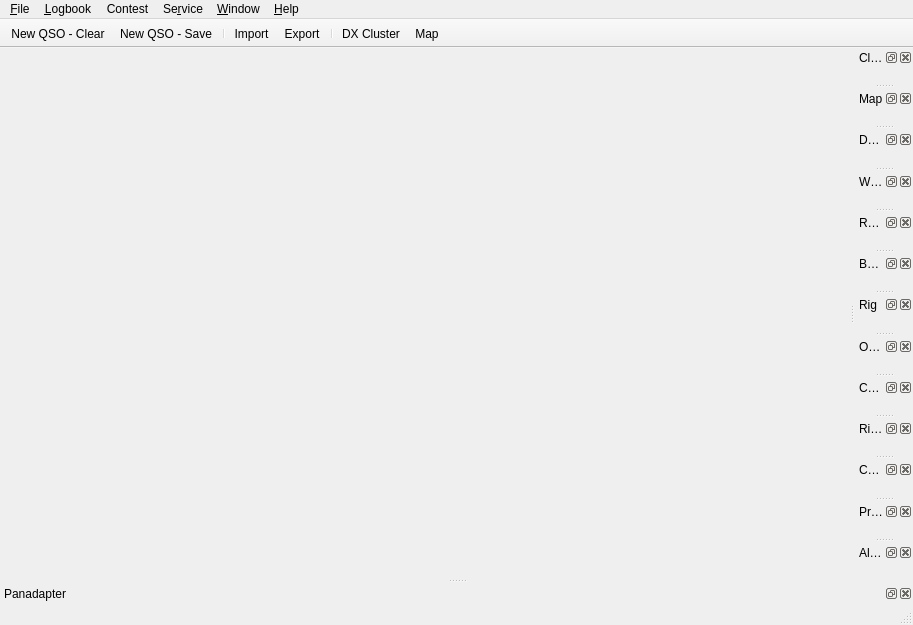
 <widget class="QMainWindow" name="MainWindow">
  <property name="geometry">
   <rect>
    <x>0</x>
    <y>0</y>
    <width>913</width>
    <height>625</height>
   </rect>
  </property>
  <property name="windowTitle">
   <string/>
  </property>
  <property name="dockOptions">
   <set>QMainWindow::AllowNestedDocks|QMainWindow::AllowTabbedDocks|QMainWindow::AnimatedDocks|QMainWindow::GroupedDragging</set>
  </property>
  <widget class="QWidget" name="centralWidget">
   <layout class="QVBoxLayout" name="verticalLayout">
    <property name="bottomMargin">
     <number>0</number>
    </property>
    <item>
     <widget class="LogbookWidget" name="logbookWidget" native="true">
      <property name="sizePolicy">
       <sizepolicy hsizetype="Preferred" vsizetype="Expanding">
        <horstretch>0</horstretch>
        <verstretch>0</verstretch>
       </sizepolicy>
      </property>
     </widget>
    </item>
    <item>
     <widget class="NewContactWidget" name="newContactWidget" native="true">
      <property name="sizePolicy">
       <sizepolicy hsizetype="Preferred" vsizetype="Maximum">
        <horstretch>0</horstretch>
        <verstretch>0</verstretch>
       </sizepolicy>
      </property>
      <property name="focusPolicy">
       <enum>Qt::ClickFocus</enum>
      </property>
     </widget>
    </item>
   </layout>
  </widget>
  <widget class="QMenuBar" name="menuBar">
   <property name="geometry">
    <rect>
     <x>0</x>
     <y>0</y>
     <width>913</width>
     <height>25</height>
    </rect>
   </property>
   <widget class="QMenu" name="menuFile">
    <property name="title">
     <string>&amp;File</string>
    </property>
    <addaction name="actionSettings"/>
    <addaction name="separator"/>
    <addaction name="actionDumpDB"/>
    <addaction name="actionLoadDB"/>
    <addaction name="separator"/>
    <addaction name="actionQuit"/>
   </widget>
   <widget class="QMenu" name="menuLogbook">
    <property name="title">
     <string>&amp;Logbook</string>
    </property>
    <addaction name="actionQSOFilters"/>
    <addaction name="actionManualContact"/>
    <addaction name="separator"/>
    <addaction name="actionImport"/>
    <addaction name="actionExport"/>
    <addaction name="separator"/>
    <addaction name="actionAwards"/>
    <addaction name="actionDXCCSubmission"/>
    <addaction name="actionStatistics"/>
    <addaction name="separator"/>
    <addaction name="actionQSLGallery"/>
    <addaction name="actionPrintQslLabels"/>
   </widget>
   <widget class="QMenu" name="menuHelp">
    <property name="title">
     <string>&amp;Help</string>
    </property>
    <addaction name="actionWikiHelp"/>
    <addaction name="actionReportBug"/>
    <addaction name="actionDiscussionList"/>
    <addaction name="separator"/>
    <addaction name="actionWhatsNew"/>
    <addaction name="separator"/>
    <addaction name="actionDeveloperTools"/>
    <addaction name="actionAbout"/>
   </widget>
   <widget class="QMenu" name="menuWindow">
    <property name="title">
     <string>&amp;Window</string>
    </property>
    <addaction name="actionAlerts"/>
    <addaction name="actionBandmap"/>
    <addaction name="actionClock"/>
    <addaction name="actionChat"/>
    <addaction name="actionCWConsole"/>
    <addaction name="actionRigPanel"/>
    <addaction name="actionPanadapter"/>
    <addaction name="actionDXClusterWindow"/>
    <addaction name="actionMapWindow"/>
    <addaction name="actionProfileImage"/>
    <addaction name="actionOnlineMap"/>
    <addaction name="actionRig"/>
    <addaction name="actionRotator"/>
    <addaction name="actionWsjtx"/>
   </widget>
   <widget class="QMenu" name="menuServices">
    <property name="title">
     <string>Se&amp;rvice</string>
    </property>
    <addaction name="actionServiceUpload"/>
    <addaction name="actionServiceDownload"/>
    <addaction name="separator"/>
    <addaction name="actionServiceDownloadLotwDXCCCredits"/>
   </widget>
   <widget class="QMenu" name="menuContest">
    <property name="title">
     <string>Contest</string>
    </property>
    <widget class="QMenu" name="menuDupeCheck">
     <property name="title">
      <string>Dupe Check</string>
     </property>
     <addaction name="actionDupeAllBands"/>
     <addaction name="actionDupeEachBand"/>
     <addaction name="actionDupeEachBandMode"/>
     <addaction name="actionDupeNoCheck"/>
    </widget>
    <widget class="QMenu" name="menuSequence">
     <property name="title">
      <string>Sequence</string>
     </property>
     <addaction name="actionSeqSingle"/>
     <addaction name="actionSeqPerBand"/>
     <addaction name="separator"/>
     <addaction name="actionSeqReset"/>
    </widget>
    <widget class="QMenu" name="menuLinkExchange">
     <property name="title">
      <string>Linking Exchange With</string>
     </property>
     <addaction name="actionLinkExchangeNone"/>
     <addaction name="separator"/>
    </widget>
    <addaction name="menuDupeCheck"/>
    <addaction name="menuSequence"/>
    <addaction name="menuLinkExchange"/>
    <addaction name="separator"/>
    <addaction name="actionContestStop"/>
    <addaction name="separator"/>
    <addaction name="actionExportCabrillo"/>
   </widget>
   <addaction name="menuFile"/>
   <addaction name="menuLogbook"/>
   <addaction name="menuContest"/>
   <addaction name="menuServices"/>
   <addaction name="menuWindow"/>
   <addaction name="menuHelp"/>
  </widget>
  <widget class="QStatusBar" name="statusBar"/>
  <widget class="QToolBar" name="toolBar">
   <property name="enabled">
    <bool>true</bool>
   </property>
   <property name="windowTitle">
    <string>Toolbar</string>
   </property>
   <property name="movable">
    <bool>false</bool>
   </property>
   <property name="toolButtonStyle">
    <enum>Qt::ToolButtonIconOnly</enum>
   </property>
   <property name="floatable">
    <bool>false</bool>
   </property>
   <attribute name="toolBarArea">
    <enum>TopToolBarArea</enum>
   </attribute>
   <attribute name="toolBarBreak">
    <bool>false</bool>
   </attribute>
   <addaction name="actionNewContact"/>
   <addaction name="actionSaveContact"/>
   <addaction name="separator"/>
   <addaction name="actionImport"/>
   <addaction name="actionExport"/>
   <addaction name="separator"/>
   <addaction name="actionDXClusterWindow"/>
   <addaction name="actionMapWindow"/>
  </widget>
  <widget class="QDockWidget" name="clockDockWidget">
   <property name="windowTitle">
    <string>Clock</string>
   </property>
   <attribute name="dockWidgetArea">
    <number>2</number>
   </attribute>
   <widget class="ClockWidget" name="clockWidget"/>
  </widget>
  <widget class="QDockWidget" name="mapDockWidget">
   <property name="windowTitle">
    <string>Map</string>
   </property>
   <attribute name="dockWidgetArea">
    <number>2</number>
   </attribute>
   <widget class="MapWidget" name="mapWidget">
    <property name="focusPolicy">
     <enum>Qt::ClickFocus</enum>
    </property>
   </widget>
  </widget>
  <widget class="QDockWidget" name="dxDockWidget">
   <property name="windowTitle">
    <string>DX Cluster</string>
   </property>
   <attribute name="dockWidgetArea">
    <number>2</number>
   </attribute>
   <widget class="DxWidget" name="dxWidget"/>
  </widget>
  <widget class="QDockWidget" name="wsjtxDockWidget">
   <property name="windowTitle">
    <string>WSJTX</string>
   </property>
   <attribute name="dockWidgetArea">
    <number>2</number>
   </attribute>
   <widget class="WsjtxWidget" name="wsjtxWidget"/>
  </widget>
  <widget class="QDockWidget" name="rotatorDockWidget">
   <property name="windowTitle">
    <string>Rotator</string>
   </property>
   <attribute name="dockWidgetArea">
    <number>2</number>
   </attribute>
   <widget class="RotatorWidget" name="rotatorWidget"/>
  </widget>
  <widget class="QDockWidget" name="bandmapDockWidget">
   <property name="windowTitle">
    <string>Bandmap</string>
   </property>
   <attribute name="dockWidgetArea">
    <number>2</number>
   </attribute>
   <widget class="BandmapWidget" name="bandmapWidget"/>
  </widget>
  <widget class="QDockWidget" name="rigDockWidget">
   <property name="windowTitle">
    <string>Rig</string>
   </property>
   <attribute name="dockWidgetArea">
    <number>2</number>
   </attribute>
   <widget class="RigWidget" name="rigWidget"/>
  </widget>
  <widget class="QDockWidget" name="onlineMapDockWidget">
   <property name="windowTitle">
    <string>Online Map</string>
   </property>
   <attribute name="dockWidgetArea">
    <number>2</number>
   </attribute>
   <widget class="OnlineMapWidget" name="onlineMapWidget"/>
  </widget>
  <widget class="QDockWidget" name="cwConsoleDockWidget">
   <property name="windowTitle">
    <string>CW Console</string>
   </property>
   <attribute name="dockWidgetArea">
    <number>2</number>
   </attribute>
   <widget class="CWConsoleWidget" name="cwconsoleWidget"/>
  </widget>
  <widget class="QDockWidget" name="rigPanelDockWidget">
   <property name="windowTitle">
    <string>Rig Panel</string>
   </property>
   <attribute name="dockWidgetArea">
    <number>2</number>
   </attribute>
   <widget class="RigPanelWidget" name="rigpanelWidget"/>
  </widget>
  <widget class="QDockWidget" name="panadapterDockWidget">
   <property name="windowTitle">
    <string>Panadapter</string>
   </property>
   <attribute name="dockWidgetArea">
    <number>8</number>
   </attribute>
   <widget class="PanadapterWidget" name="panadapterWidget"/>
  </widget>
  <widget class="QDockWidget" name="chatDockWidget">
   <property name="windowTitle">
    <string>Chat</string>
   </property>
   <attribute name="dockWidgetArea">
    <number>2</number>
   </attribute>
   <widget class="ChatWidget" name="chatWidget"/>
  </widget>
  <widget class="QDockWidget" name="profileImageDockWidget">
   <property name="windowTitle">
    <string>Profile Image</string>
   </property>
   <attribute name="dockWidgetArea">
    <number>2</number>
   </attribute>
   <widget class="ProfileImageWidget" name="profileImageWidget"/>
  </widget>
  <widget class="QDockWidget" name="alertDockWidget">
   <property name="windowTitle">
    <string>Alerts</string>
   </property>
   <attribute name="dockWidgetArea">
    <number>2</number>
   </attribute>
   <widget class="AlertWidget" name="alertsWidget"/>
  </widget>
  <action name="actionQuit">
   <property name="icon">
    <iconset theme="application-exit">
     <normaloff>.</normaloff>.</iconset>
   </property>
   <property name="text">
    <string>Quit</string>
   </property>
   <property name="toolTip">
    <string>Application - Quit</string>
   </property>
   <property name="shortcut">
    <string notr="true">Ctrl+Q</string>
   </property>
   <property name="menuRole">
    <enum>QAction::QuitRole</enum>
   </property>
   <property name="changeableshortcut" stdset="0">
    <bool>true</bool>
   </property>
  </action>
  <action name="actionSettings">
   <property name="icon">
    <iconset theme="document-properties">
     <normaloff>.</normaloff>.</iconset>
   </property>
   <property name="text">
    <string>&amp;Settings</string>
   </property>
   <property name="menuRole">
    <enum>QAction::PreferencesRole</enum>
   </property>
  </action>
  <action name="actionDumpDB">
   <property name="text">
    <string>Pack Data &amp;&amp; Settings</string>
   </property>
   <property name="menuRole">
    <enum>QAction::NoRole</enum>
   </property>
  </action>
  <action name="actionLoadDB">
   <property name="text">
    <string>Unpack Data &amp;&amp; Settings</string>
   </property>
   <property name="menuRole">
    <enum>QAction::NoRole</enum>
   </property>
  </action>
  <action name="actionNewContact">
   <property name="icon">
    <iconset theme="document-new">
     <normaloff>.</normaloff>.</iconset>
   </property>
   <property name="text">
    <string>New QSO - Clear</string>
   </property>
   <property name="toolTip">
    <string>New QSO - Clear</string>
   </property>
   <property name="shortcut">
    <string notr="true">Ctrl+N</string>
   </property>
   <property name="changeableshortcut" stdset="0">
    <bool>true</bool>
   </property>
  </action>
  <action name="actionImport">
   <property name="icon">
    <iconset theme="document-import">
     <normaloff>.</normaloff>.</iconset>
   </property>
   <property name="text">
    <string>&amp;Import</string>
   </property>
   <property name="menuRole">
    <enum>QAction::NoRole</enum>
   </property>
  </action>
  <action name="actionExport">
   <property name="icon">
    <iconset theme="document-export">
     <normaloff>.</normaloff>.</iconset>
   </property>
   <property name="text">
    <string>&amp;Export</string>
   </property>
   <property name="menuRole">
    <enum>QAction::NoRole</enum>
   </property>
  </action>
  <action name="actionConnectRig">
   <property name="checkable">
    <bool>true</bool>
   </property>
   <property name="icon">
    <iconset resource="../res/icons/icons.qrc">
     <normaloff>:/icons/power.svg</normaloff>:/icons/power.svg</iconset>
   </property>
   <property name="text">
    <string>Connect R&amp;ig</string>
   </property>
   <property name="shortcut">
    <string notr="true"/>
   </property>
   <property name="menuRole">
    <enum>QAction::NoRole</enum>
   </property>
  </action>
  <action name="actionAbout">
   <property name="icon">
    <iconset theme="help-about">
     <normaloff>.</normaloff>.</iconset>
   </property>
   <property name="text">
    <string>&amp;About</string>
   </property>
   <property name="menuRole">
    <enum>QAction::AboutRole</enum>
   </property>
  </action>
  <action name="actionSaveContact">
   <property name="icon">
    <iconset theme="document-save">
     <normaloff>.</normaloff>.</iconset>
   </property>
   <property name="text">
    <string>New QSO - Save</string>
   </property>
   <property name="toolTip">
    <string>New QSO - Save</string>
   </property>
   <property name="shortcut">
    <string notr="true">Ctrl+S</string>
   </property>
   <property name="changeableshortcut" stdset="0">
    <bool>true</bool>
   </property>
  </action>
  <action name="actionDXClusterWindow">
   <property name="icon">
    <iconset theme="object-rows">
     <normaloff>:/res/icons/network-wireless.png</normaloff>:/res/icons/network-wireless.png</iconset>
   </property>
   <property name="text">
    <string>DX Cluster</string>
   </property>
   <property name="menuRole">
    <enum>QAction::NoRole</enum>
   </property>
  </action>
  <action name="actionMapWindow">
   <property name="icon">
    <iconset theme="globe">
     <normaloff>:/res/icons/emblem-web.png</normaloff>:/res/icons/emblem-web.png</iconset>
   </property>
   <property name="text">
    <string>Map</string>
   </property>
   <property name="menuRole">
    <enum>QAction::NoRole</enum>
   </property>
  </action>
  <action name="actionStatistics">
   <property name="icon">
    <iconset theme="x-office-spreadsheet">
     <normaloff>.</normaloff>.</iconset>
   </property>
   <property name="text">
    <string>S&amp;tatistics</string>
   </property>
   <property name="menuRole">
    <enum>QAction::NoRole</enum>
   </property>
  </action>
  <action name="actionQSLGallery">
   <property name="text">
    <string>QSL &amp;Gallery</string>
   </property>
   <property name="menuRole">
    <enum>QAction::NoRole</enum>
   </property>
  </action>
  <action name="actionDeveloperTools">
   <property name="icon">
    <iconset theme="applications-science">
     <normaloff>.</normaloff>.</iconset>
   </property>
   <property name="text">
    <string>Developer Tools</string>
   </property>
   <property name="toolTip">
    <string>Run custom read-only SQL queries against the logbook database</string>
   </property>
   <property name="menuRole">
    <enum>QAction::NoRole</enum>
   </property>
  </action>
  <action name="actionPrintQslLabels">
   <property name="icon">
    <iconset theme="document-print">
     <normaloff>.</normaloff>.</iconset>
   </property>
   <property name="text">
    <string>Print QS&amp;L</string>
   </property>
   <property name="menuRole">
    <enum>QAction::NoRole</enum>
   </property>
  </action>
  <action name="actionWsjtx">
   <property name="text">
    <string>Wsjtx</string>
   </property>
   <property name="menuRole">
    <enum>QAction::NoRole</enum>
   </property>
  </action>
  <action name="actionConnectRotator">
   <property name="checkable">
    <bool>true</bool>
   </property>
   <property name="icon">
    <iconset resource="../res/icons/icons.qrc">
     <normaloff>:/icons/power.svg</normaloff>:/icons/power.svg</iconset>
   </property>
   <property name="text">
    <string>Connect R&amp;otator</string>
   </property>
   <property name="menuRole">
    <enum>QAction::NoRole</enum>
   </property>
  </action>
  <action name="actionRotator">
   <property name="text">
    <string>Rotator</string>
   </property>
   <property name="menuRole">
    <enum>QAction::NoRole</enum>
   </property>
  </action>
  <action name="actionBandmap">
   <property name="text">
    <string>Bandmap</string>
   </property>
   <property name="menuRole">
    <enum>QAction::NoRole</enum>
   </property>
  </action>
  <action name="actionRig">
   <property name="text">
    <string>Rig</string>
   </property>
   <property name="menuRole">
    <enum>QAction::NoRole</enum>
   </property>
  </action>
  <action name="actionClock">
   <property name="text">
    <string>Clock</string>
   </property>
   <property name="menuRole">
    <enum>QAction::NoRole</enum>
   </property>
  </action>
  <action name="actionQSOFilters">
   <property name="icon">
    <iconset resource="../res/icons/icons.qrc">
     <normaloff>:/icons/filter_list-24px.svg</normaloff>:/icons/filter_list-24px.svg</iconset>
   </property>
   <property name="text">
    <string>QSO &amp;Filters</string>
   </property>
   <property name="menuRole">
    <enum>QAction::NoRole</enum>
   </property>
  </action>
  <action name="actionOnlineMap">
   <property name="text">
    <string>Online Map</string>
   </property>
   <property name="menuRole">
    <enum>QAction::NoRole</enum>
   </property>
  </action>
  <action name="actionAwards">
   <property name="icon">
    <iconset theme="application-certificate">
     <normaloff>.</normaloff>.</iconset>
   </property>
   <property name="text">
    <string>&amp;Awards</string>
   </property>
   <property name="menuRole">
    <enum>QAction::NoRole</enum>
   </property>
  </action>
  <action name="actionDXCCSubmission">
   <property name="icon">
    <iconset theme="application-certificate">
     <normaloff>.</normaloff>.</iconset>
   </property>
   <property name="text">
    <string>DXCC &amp;Submission List</string>
   </property>
   <property name="toolTip">
    <string>Generate a list of contacts to submit for ARRL DXCC award credit</string>
   </property>
   <property name="menuRole">
    <enum>QAction::NoRole</enum>
   </property>
  </action>
  <action name="actionEditAlertRules">
   <property name="text">
    <string>Edit Rules</string>
   </property>
   <property name="menuRole">
    <enum>QAction::NoRole</enum>
   </property>
  </action>
  <action name="actionBeepSettingAlert">
   <property name="checkable">
    <bool>true</bool>
   </property>
   <property name="text">
    <string>Beep</string>
   </property>
  </action>
  <action name="actionConnectCWKeyer">
   <property name="checkable">
    <bool>true</bool>
   </property>
   <property name="icon">
    <iconset resource="../res/icons/icons.qrc">
     <normaloff>:/icons/power.svg</normaloff>:/icons/power.svg</iconset>
   </property>
   <property name="text">
    <string>Connect &amp;CW Keyer</string>
   </property>
  </action>
  <action name="actionPanadapter">
   <property name="text">
    <string>Panadapter</string>
   </property>
   <property name="menuRole">
    <enum>QAction::NoRole</enum>
   </property>
  </action>
  <action name="actionCWConsole">
   <property name="text">
    <string>CW Console</string>
   </property>
   <property name="menuRole">
    <enum>QAction::NoRole</enum>
   </property>
  </action>
  <action name="actionRigPanel">
   <property name="text">
    <string>Rig Panel</string>
   </property>
   <property name="menuRole">
    <enum>QAction::NoRole</enum>
   </property>
  </action>
  <action name="actionWikiHelp">
   <property name="icon">
    <iconset theme="help">
     <normaloff>.</normaloff>.</iconset>
   </property>
   <property name="text">
    <string>&amp;Wiki</string>
   </property>
   <property name="menuRole">
    <enum>QAction::NoRole</enum>
   </property>
  </action>
  <action name="actionReportBug">
   <property name="text">
    <string>Report &amp;Bug...</string>
   </property>
   <property name="menuRole">
    <enum>QAction::NoRole</enum>
   </property>
  </action>
  <action name="actionManualContact">
   <property name="checkable">
    <bool>true</bool>
   </property>
   <property name="text">
    <string>&amp;Manual Entry</string>
   </property>
   <property name="toolTip">
    <string>Switch New Contact dialog to the manually entry mode&lt;br/&gt;(time, freq, profiles etc. are not taken from their common sources)</string>
   </property>
   <property name="menuRole">
    <enum>QAction::NoRole</enum>
   </property>
  </action>
  <action name="actionDiscussionList">
   <property name="text">
    <string>Discussion...</string>
   </property>
   <property name="toolTip">
    <string>Discussion</string>
   </property>
   <property name="menuRole">
    <enum>QAction::NoRole</enum>
   </property>
  </action>
  <action name="actionActivitiesEdit">
   <property name="text">
    <string>Edit</string>
   </property>
  </action>
  <action name="actionChat">
   <property name="text">
    <string>Chat</string>
   </property>
   <property name="menuRole">
    <enum>QAction::NoRole</enum>
   </property>
  </action>
  <action name="actionSaveGeometry">
   <property name="text">
    <string>Save Arrangement</string>
   </property>
   <property name="toolTip">
    <string>Save Arrangement</string>
   </property>
   <property name="menuRole">
    <enum>QAction::NoRole</enum>
   </property>
  </action>
  <action name="actionEquipmentKeepOptions">
   <property name="checkable">
    <bool>true</bool>
   </property>
   <property name="text">
    <string>Keep Options</string>
   </property>
   <property name="toolTip">
    <string>Restore connection options after application restart</string>
   </property>
  </action>
  <action name="actionProfileImage">
   <property name="text">
    <string>Profile Image</string>
   </property>
   <property name="menuRole">
    <enum>QAction::NoRole</enum>
   </property>
  </action>
  <action name="actionSearchCallsign">
   <property name="enabled">
    <bool>true</bool>
   </property>
   <property name="text">
    <string>Logbook - Search Callsign</string>
   </property>
   <property name="shortcut">
    <string notr="true">Ctrl+F</string>
   </property>
   <property name="shortcutContext">
    <enum>Qt::ApplicationShortcut</enum>
   </property>
   <property name="menuRole">
    <enum>QAction::NoRole</enum>
   </property>
   <property name="changeableshortcut" stdset="0">
    <bool>true</bool>
   </property>
  </action>
  <action name="actionAddBandmapMark">
   <property name="text">
    <string>New QSO - Add text from Callsign field to Bandmap</string>
   </property>
   <property name="toolTip">
    <string>New QSO - Add text from Callsign field to Bandmap</string>
   </property>
   <property name="shortcut">
    <string notr="true">Ctrl+M</string>
   </property>
   <property name="shortcutContext">
    <enum>Qt::ApplicationShortcut</enum>
   </property>
   <property name="menuRole">
    <enum>QAction::NoRole</enum>
   </property>
   <property name="changeableshortcut" stdset="0">
    <bool>true</bool>
   </property>
  </action>
  <action name="actionBandSwitchDown">
   <property name="text">
    <string>Rig - Band Down</string>
   </property>
   <property name="shortcut">
    <string notr="true">Ctrl+PgDown</string>
   </property>
   <property name="shortcutContext">
    <enum>Qt::ApplicationShortcut</enum>
   </property>
   <property name="menuRole">
    <enum>QAction::NoRole</enum>
   </property>
   <property name="changeableshortcut" stdset="0">
    <bool>true</bool>
   </property>
  </action>
  <action name="actionBandSwitchUp">
   <property name="text">
    <string>Rig - Band Up</string>
   </property>
   <property name="shortcut">
    <string notr="true">Ctrl+PgUp</string>
   </property>
   <property name="shortcutContext">
    <enum>Qt::ApplicationShortcut</enum>
   </property>
   <property name="menuRole">
    <enum>QAction::NoRole</enum>
   </property>
   <property name="changeableshortcut" stdset="0">
    <bool>true</bool>
   </property>
  </action>
  <action name="actionUseNearestCallsign">
   <property name="text">
    <string>New QSO - Use Callsign from the Whisperer</string>
   </property>
   <property name="shortcut">
    <string notr="true">Alt+Return</string>
   </property>
   <property name="shortcutContext">
    <enum>Qt::ApplicationShortcut</enum>
   </property>
   <property name="menuRole">
    <enum>QAction::NoRole</enum>
   </property>
   <property name="changeableshortcut" stdset="0">
    <bool>true</bool>
   </property>
  </action>
  <action name="actionCWSpeedUp">
   <property name="text">
    <string>CW Console - Key Speed Up</string>
   </property>
   <property name="shortcut">
    <string notr="true">Alt+Up</string>
   </property>
   <property name="shortcutContext">
    <enum>Qt::ApplicationShortcut</enum>
   </property>
   <property name="menuRole">
    <enum>QAction::NoRole</enum>
   </property>
   <property name="changeableshortcut" stdset="0">
    <bool>true</bool>
   </property>
  </action>
  <action name="actionCWSpeedDown">
   <property name="text">
    <string>CW Console - Key Speed Down</string>
   </property>
   <property name="shortcut">
    <string notr="true">Alt+Down</string>
   </property>
   <property name="shortcutContext">
    <enum>Qt::ApplicationShortcut</enum>
   </property>
   <property name="menuRole">
    <enum>QAction::NoRole</enum>
   </property>
   <property name="changeableshortcut" stdset="0">
    <bool>true</bool>
   </property>
  </action>
  <action name="actionCWProfileUp">
   <property name="text">
    <string>CW Console - Profile Up</string>
   </property>
   <property name="shortcut">
    <string notr="true">Alt+Right</string>
   </property>
   <property name="shortcutContext">
    <enum>Qt::ApplicationShortcut</enum>
   </property>
   <property name="menuRole">
    <enum>QAction::NoRole</enum>
   </property>
   <property name="changeableshortcut" stdset="0">
    <bool>true</bool>
   </property>
  </action>
  <action name="actionCWProfileDown">
   <property name="text">
    <string>CW Console - Profile Down</string>
   </property>
   <property name="shortcut">
    <string notr="true">Alt+Left</string>
   </property>
   <property name="shortcutContext">
    <enum>Qt::ApplicationShortcut</enum>
   </property>
   <property name="menuRole">
    <enum>QAction::NoRole</enum>
   </property>
   <property name="changeableshortcut" stdset="0">
    <bool>true</bool>
   </property>
  </action>
  <action name="actionPTTOn">
   <property name="text">
    <string>Rig - PTT On/Off</string>
   </property>
   <property name="shortcut">
    <string notr="true">Alt+\</string>
   </property>
   <property name="shortcutContext">
    <enum>Qt::ApplicationShortcut</enum>
   </property>
   <property name="autoRepeat">
    <bool>false</bool>
   </property>
   <property name="menuRole">
    <enum>QAction::NoRole</enum>
   </property>
   <property name="changeableshortcut" stdset="0">
    <bool>true</bool>
   </property>
  </action>
  <action name="actionAlerts">
   <property name="text">
    <string>Alerts</string>
   </property>
   <property name="menuRole">
    <enum>QAction::NoRole</enum>
   </property>
  </action>
  <action name="actionClearAlerts">
   <property name="text">
    <string>Clear All</string>
   </property>
   <property name="menuRole">
    <enum>QAction::NoRole</enum>
   </property>
  </action>
  <action name="actionShowAlerts">
   <property name="text">
    <string>Show Alerts</string>
   </property>
   <property name="menuRole">
    <enum>QAction::NoRole</enum>
   </property>
  </action>
  <action name="actionDupeAllBands">
   <property name="checkable">
    <bool>true</bool>
   </property>
   <property name="text">
    <string>All Bands</string>
   </property>
   <property name="menuRole">
    <enum>QAction::NoRole</enum>
   </property>
  </action>
  <action name="actionDupeEachBand">
   <property name="checkable">
    <bool>true</bool>
   </property>
   <property name="text">
    <string>Each Band</string>
   </property>
   <property name="menuRole">
    <enum>QAction::NoRole</enum>
   </property>
  </action>
  <action name="actionDupeEachBandMode">
   <property name="checkable">
    <bool>true</bool>
   </property>
   <property name="text">
    <string>Each Band &amp;&amp; Mode</string>
   </property>
   <property name="menuRole">
    <enum>QAction::NoRole</enum>
   </property>
  </action>
  <action name="actionDupeNoCheck">
   <property name="checkable">
    <bool>true</bool>
   </property>
   <property name="text">
    <string>No Check</string>
   </property>
   <property name="menuRole">
    <enum>QAction::NoRole</enum>
   </property>
  </action>
  <action name="actionSeqSingle">
   <property name="checkable">
    <bool>true</bool>
   </property>
   <property name="text">
    <string>Single</string>
   </property>
   <property name="menuRole">
    <enum>QAction::NoRole</enum>
   </property>
  </action>
  <action name="actionSeqPerBand">
   <property name="checkable">
    <bool>true</bool>
   </property>
   <property name="text">
    <string>Per Band</string>
   </property>
   <property name="menuRole">
    <enum>QAction::NoRole</enum>
   </property>
  </action>
  <action name="actionContestStop">
   <property name="enabled">
    <bool>false</bool>
   </property>
   <property name="text">
    <string>Stop</string>
   </property>
   <property name="menuRole">
    <enum>QAction::NoRole</enum>
   </property>
  </action>
  <action name="actionSeqReset">
   <property name="text">
    <string>Reset</string>
   </property>
   <property name="menuRole">
    <enum>QAction::NoRole</enum>
   </property>
  </action>
  <action name="actionLinkExchangeNone">
   <property name="checkable">
    <bool>true</bool>
   </property>
   <property name="text">
    <string>None</string>
   </property>
   <property name="menuRole">
    <enum>QAction::NoRole</enum>
   </property>
  </action>
  <action name="actionServiceUpload">
   <property name="icon">
    <iconset theme="mail-send">
     <normaloff>.</normaloff>.</iconset>
   </property>
   <property name="text">
    <string>Upload</string>
   </property>
   <property name="toolTip">
    <string>Service - Upload QSOs</string>
   </property>
   <property name="shortcut">
    <string notr="true">Ctrl+Shift+I</string>
   </property>
   <property name="menuRole">
    <enum>QAction::NoRole</enum>
   </property>
   <property name="changeableshortcut" stdset="0">
    <bool>true</bool>
   </property>
  </action>
  <action name="actionServiceDownload">
   <property name="text">
    <string>Download QSLs</string>
   </property>
   <property name="toolTip">
    <string>Service - Download QSLs</string>
   </property>
   <property name="shortcut">
    <string notr="true">Ctrl+Shift+D</string>
   </property>
   <property name="menuRole">
    <enum>QAction::NoRole</enum>
   </property>
   <property name="changeableshortcut" stdset="0">
    <bool>true</bool>
   </property>
  </action>
  <action name="actionServiceDownloadLotwDXCCCredits">
   <property name="text">
    <string>Download LoTW DXCC Credits</string>
   </property>
   <property name="toolTip">
    <string>Service - Download LoTW DXCC Credits</string>
   </property>
   <property name="menuRole">
    <enum>QAction::NoRole</enum>
   </property>
  </action>
  <action name="actionThemeNative">
   <property name="checkable">
    <bool>true</bool>
   </property>
   <property name="text">
    <string>Theme: Native</string>
   </property>
   <property name="menuRole">
    <enum>QAction::NoRole</enum>
   </property>
  </action>
  <action name="actionThemeLight">
   <property name="checkable">
    <bool>true</bool>
   </property>
   <property name="text">
    <string>Theme: QLog Light</string>
   </property>
   <property name="menuRole">
    <enum>QAction::NoRole</enum>
   </property>
  </action>
  <action name="actionThemeDark">
   <property name="checkable">
    <bool>true</bool>
   </property>
   <property name="text">
    <string>Theme: QLog Dark</string>
   </property>
   <property name="menuRole">
    <enum>QAction::NoRole</enum>
   </property>
  </action>
  <action name="actionWhatsNew">
   <property name="text">
    <string>What's New</string>
   </property>
   <property name="menuRole">
    <enum>QAction::NoRole</enum>
   </property>
  </action>
  <action name="actionExportCabrillo">
   <property name="text">
    <string>Export Cabrillo</string>
   </property>
   <property name="menuRole">
    <enum>QAction::NoRole</enum>
   </property>
  </action>
 </widget>
